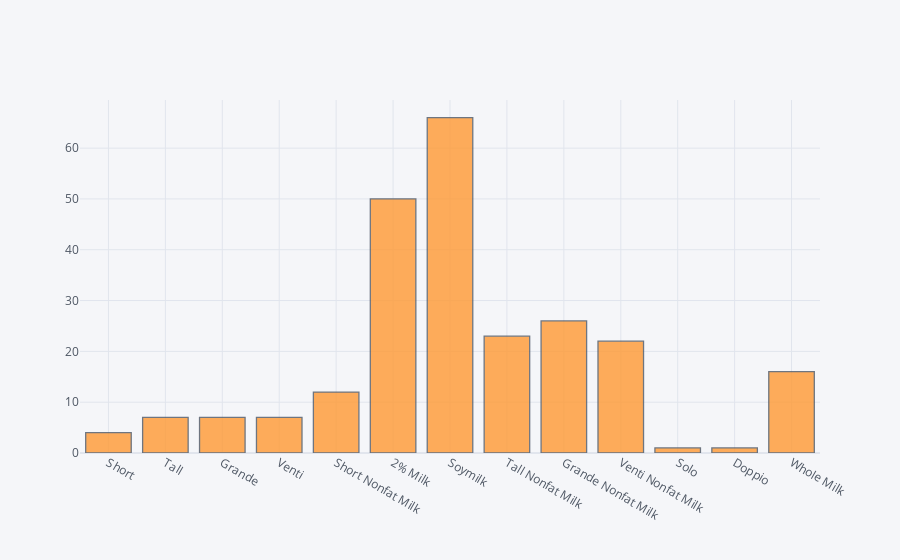

This figure's notebook cell:
### Markdown cell above
# Histrogram

### Code cell
df['Beverage_prep'].iplot(kind='hist',bins=25)

### Figure 1 — Plotly figure (JSON) as saved in the notebook; plotly's stock layout.template omitted (floating-point values rounded to 4 significant figures; data arrays with more than 128 entries replaced by an {"elided": "..."} marker saying what was removed)
{"data": [{"histfunc": "count", "histnorm": "", "marker": {"color": "rgba(255, 153, 51, 1.0)", "line": {"color": "#4D5663", "width": 1.3}}, "name": "Beverage_prep", "nbinsx": 25, "opacity": 0.8, "orientation": "v", "type": "histogram", "x": {"elided": "242 str values"}}], "layout": {"barmode": "overlay", "legend": {"bgcolor": "#F5F6F9", "font": {"color": "#4D5663"}}, "paper_bgcolor": "#F5F6F9", "plot_bgcolor": "#F5F6F9", "title": {"font": {"color": "#4D5663"}}, "xaxis": {"gridcolor": "#E1E5ED", "showgrid": true, "tickfont": {"color": "#4D5663"}, "title": {"font": {"color": "#4D5663"}, "text": ""}, "zerolinecolor": "#E1E5ED"}, "yaxis": {"gridcolor": "#E1E5ED", "showgrid": true, "tickfont": {"color": "#4D5663"}, "title": {"font": {"color": "#4D5663"}, "text": ""}, "zerolinecolor": "#E1E5ED"}}}
